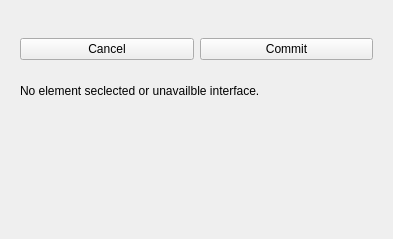
<?xml version="1.0" encoding="UTF-8"?>
<ui version="4.0">
 <class>ModificatorContainerWidget</class>
 <widget class="QWidget" name="ModificatorContainerWidget">
  <property name="geometry">
   <rect>
    <x>0</x>
    <y>0</y>
    <width>393</width>
    <height>239</height>
   </rect>
  </property>
  <property name="windowTitle">
   <string>Form</string>
  </property>
  <layout class="QVBoxLayout" name="verticalLayout">
   <item>
    <widget class="ModificatorFuselageWidget" name="fuselageModificator" native="true"/>
   </item>
   <item>
    <widget class="ModificatorTransformationWidget" name="transformationModificator" native="true"/>
   </item>
   <item>
    <widget class="ModificatorWingWidget" name="wingModificator" native="true"/>
   </item>
   <item>
    <widget class="QWidget" name="applyWidget" native="true">
     <layout class="QHBoxLayout" name="horizontalLayout_2">
      <item>
       <widget class="QPushButton" name="cancelButton">
        <property name="minimumSize">
         <size>
          <width>0</width>
          <height>0</height>
         </size>
        </property>
        <property name="maximumSize">
         <size>
          <width>16777215</width>
          <height>16777215</height>
         </size>
        </property>
        <property name="text">
         <string>Cancel</string>
        </property>
       </widget>
      </item>
      <item>
       <widget class="QPushButton" name="commitButton">
        <property name="text">
         <string>Commit</string>
        </property>
       </widget>
      </item>
     </layout>
    </widget>
   </item>
   <item>
    <widget class="QWidget" name="noInterfaceWidget" native="true">
     <property name="toolTip">
      <string>Display the interface for the element selected in the tree.</string>
     </property>
     <layout class="QHBoxLayout" name="horizontalLayout">
      <item>
       <widget class="QLabel" name="label">
        <property name="toolTip">
         <string/>
        </property>
        <property name="text">
         <string>No element seclected or unavailble interface. </string>
        </property>
       </widget>
      </item>
     </layout>
    </widget>
   </item>
   <item>
    <spacer name="verticalSpacer">
     <property name="orientation">
      <enum>Qt::Vertical</enum>
     </property>
     <property name="sizeHint" stdset="0">
      <size>
       <width>20</width>
       <height>80</height>
      </size>
     </property>
    </spacer>
   </item>
  </layout>
 </widget>
 <customwidgets>
  <customwidget>
   <class>ModificatorTransformationWidget</class>
   <extends>QWidget</extends>
   <header>ModificatorTransformationWidget.h</header>
   <container>1</container>
  </customwidget>
  <customwidget>
   <class>ModificatorWingWidget</class>
   <extends>QWidget</extends>
   <header>ModificatorWingWidget.h</header>
   <container>1</container>
  </customwidget>
  <customwidget>
   <class>ModificatorFuselageWidget</class>
   <extends>QWidget</extends>
   <header>ModificatorFuselageWidget.h</header>
   <container>1</container>
  </customwidget>
 </customwidgets>
 <resources/>
 <connections/>
</ui>
